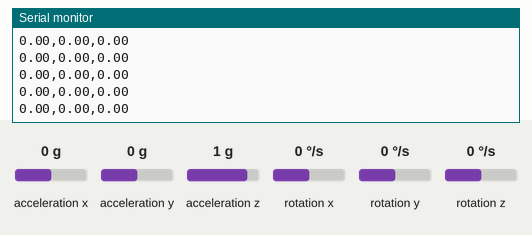
Simulated run of this sketch. Board: Arduino Uno, built with avr-gcc and run on an emulated ATmega328P. On the bench: the last lines printed to the serial monitor. The inputs (shaded band) are chosen by the test bench; at power-on: acceleration x 0 g, acceleration y 0 g, acceleration z 1 g, rotation x 0 °/s, rotation y 0 °/s, rotation z 0 °/s.

Above: at 4.4 s.
4.5 s: acceleration x set to -1.4 g
At 5.2 s:
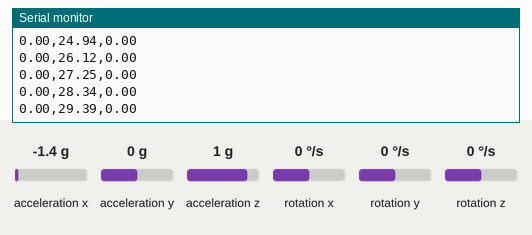
6.0 s: acceleration y set to -1.4 g
At 6.8 s:
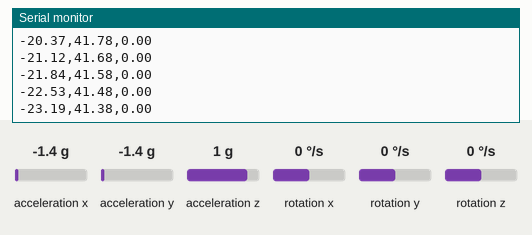
7.5 s: acceleration z set to -1.4 g
At 8.5 s:
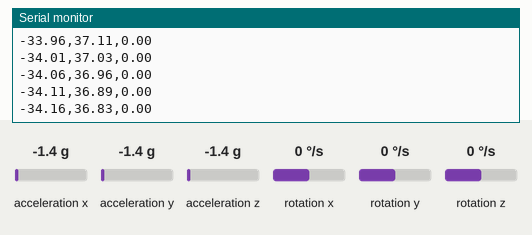
Timing chart, 0 to 10.5 s (numbered marks = the images above; inputs shaded):
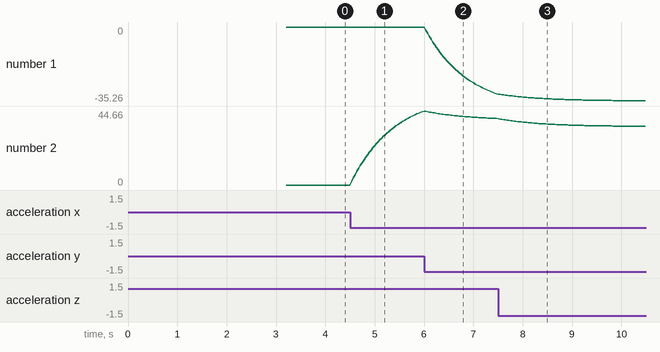

Measured:
- after the input at 4.5 s, the serial monitor: prints a new line at once (image 1)
- plotted number 2: 0 → 44.25 after the input at 4.5 s

The sketch:

mpu6050_arduino.ino
```cpp
#include <Wire.h>
#include <MPU6050.h>

MPU6050 mpu;

// Variables for angle calculation
float accelX, accelY, accelZ;
float gyroX, gyroY, gyroZ;
float pitchAccel, rollAccel;
float pitch = 0, roll = 0, yaw = 0;
unsigned long lastTime = 0;
float dt;

// Complementary filter constants
float alpha = 0.96;

void setup() {
  Serial.begin(115200);
  Wire.begin();

  // Initialize MPU6050
  Serial.println("Initializing MPU6050...");
  mpu.initialize();

  // Verify connection
  if (mpu.testConnection()) {
    Serial.println("MPU6050 connection successful");
  } else {
    Serial.println("MPU6050 connection failed");
    while(1);
  }

  // Calibrate gyro
  Serial.println("Calibrating gyro...");
  delay(1000);
  calibrateGyro();
  Serial.println("Calibration complete");

  // Print header for debugging
  Serial.println("UNIVERSAL MPU6050 - Supports all Python visualizations");
  delay(1000);
}

void calibrateGyro() {
  long gx = 0, gy = 0, gz = 0;
  int numReadings = 100;

  for (int i = 0; i < numReadings; i++) {
    mpu.getRotation(&gyroX, &gyroY, &gyroZ);
    gx += gyroX;
    gy += gyroY;
    gz += gyroZ;
    delay(10);
  }

  gyroX = gx / numReadings;
  gyroY = gy / numReadings;
  gyroZ = gz / numReadings;
}

void calculateAngles() {
  // Read accelerometer and gyroscope data
  mpu.getAcceleration(&accelX, &accelY, &accelZ);
  mpu.getRotation(&gyroX, &gyroY, &gyroZ);

  // Calculate time difference
  unsigned long currentTime = micros();
  dt = (currentTime - lastTime) / 1000000.0;
  lastTime = currentTime;

  // Calculate angles from accelerometer (in degrees)
  pitchAccel = atan2(accelY, sqrt(accelX * accelX + accelZ * accelZ)) * 180 / PI;
  rollAccel = atan2(-accelX, sqrt(accelY * accelY + accelZ * accelZ)) * 180 / PI;

  // Remove gyro bias and convert to degrees/sec
  float gyroPitch = (gyroY - gyroY) / 131.0;
  float gyroRoll = (gyroX - gyroX) / 131.0;
  float gyroYaw = (gyroZ - gyroZ) / 131.0;

  // Complementary filter: combine accelerometer and gyroscope
  pitch = alpha * (pitch + gyroPitch * dt) + (1 - alpha) * pitchAccel;
  roll = alpha * (roll + gyroRoll * dt) + (1 - alpha) * rollAccel;
  yaw = yaw + gyroYaw * dt;  // Yaw from gyro only

  // Keep angles in reasonable range
  if (pitch > 180) pitch = 180;
  if (pitch < -180) pitch = -180;
  if (roll > 180) roll = 180;
  if (roll < -180) roll = -180;
  if (yaw > 180) yaw -= 360;
  if (yaw < -180) yaw += 360;
}

void loop() {
  calculateAngles();

  // UNIVERSAL OUTPUT - works with ALL Python scripts
  // Format: pitch,roll,yaw
  // Each Python script will parse what it needs

  Serial.print(pitch, 2);
  Serial.print(",");
  Serial.print(roll, 2);
  Serial.print(",");
  Serial.println(yaw, 2);

  delay(30); // Match Python animation interval
}
```
